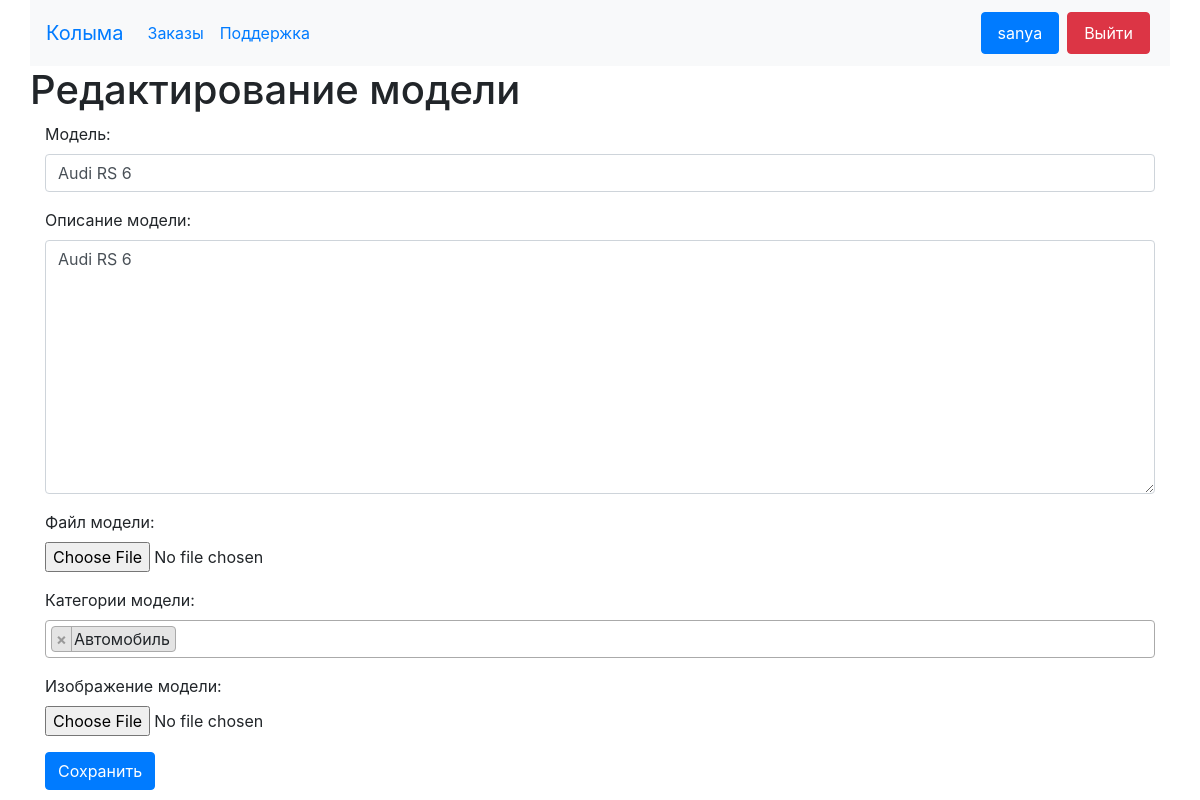
/models/update/4/ (signed in), run on an earlier commit of the app's database.
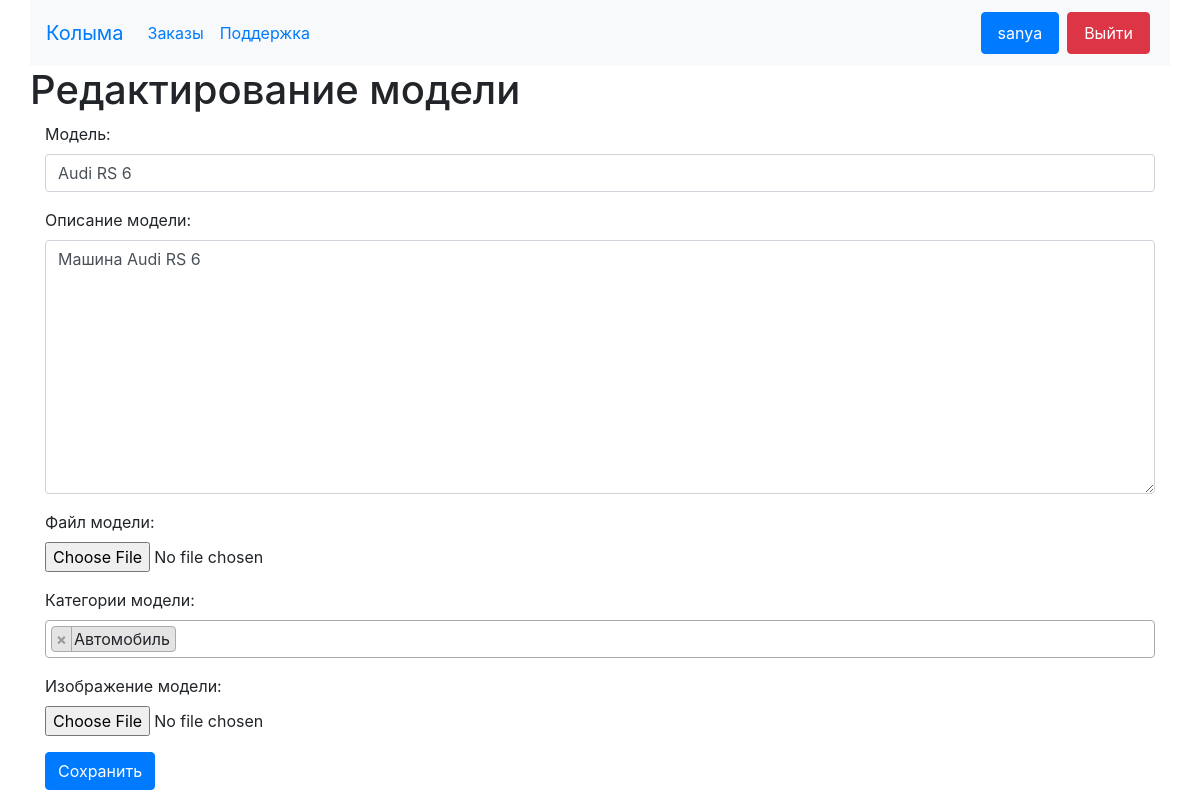
And on a later commit of the database.
### mdls/models.py (models this page shows, shortened)
class Mdl(models.Model):
    name = models.CharField(max_length=50, verbose_name='Модель')
    description = models.TextField(editable=True, verbose_name='Описание модели')
    date = models.DateField(auto_now=False, auto_now_add=True, verbose_name='Дата добавления')
    file = models.FileField(upload_to='mdls/obj', verbose_name='Файл модели')
    tags = models.ManyToManyField(Tag, verbose_name='Категории модели', related_name='model_tags')
    extension = models.CharField(max_length=10, default='.fbx', auto_created=True, verbose_name='Расширение модели')
    image = models.ImageField(upload_to='mdls/img', verbose_name='Изображение модели', default=None)
    author = models.ForeignKey(UserProfile, verbose_name='Автор', on_delete=models.CASCADE, related_name='models')
    class Meta:
        verbose_name = 'Модель'
        verbose_name_plural = 'Модели'

class Tag(models.Model):
        name = models.CharField(max_length=50, unique=True, verbose_name='Категория')
        class Meta:
            verbose_name = 'Категория'
            verbose_name_plural = 'Категории'
            ordering = ['name']
        def __str__(self):
            return self.name

### mdls/views.py (the view, shortened to what this page needs)
# urls.py: path('update/<int:pk>/', MdlUpdateView.as_view(), name='update'),
class MdlUpdateView(LoginRequiredMixin, UpdateView):
    model = Mdl
    form_class = MdlForm
    template_name = "mdls/update.html"
    login_url = reverse_lazy('accounts:login')
    success_url = reverse_lazy('home')
    def get(self, request, *args, **kwargs):
        print(request.user, self.get_object().author)
        if request.user == self.get_object().author.user:
            return super().get(request, *args, **kwargs)
        return redirect('home')

### accounts/models.py (called while the page is built)
    def __str__(self):
        return self.user.username

### mdls/templates/mdls/update.html (shortened to what this page needs)
{% extends 'base.html' %}
{% block content %}
    <h1 class="row">Редактирование модели</h1>
    {% include 'form.html' with button='Сохранить' %}
{% endblock %}

### templates/form.html (shortened to what this page needs)
<div class="row">
    <form action="{{action_url}}" method="post" class="col-md" enctype="multipart/form-data">
        {{ form.as_p }}
        <button type="submit" class="btn btn-primary">{{ button }}</button>
    </form>
</div>

What changed in the data, as far as the page shows it:
changed Mdl "Audi RS 6": description "Audi RS 6" → "Машина Audi RS 6"
